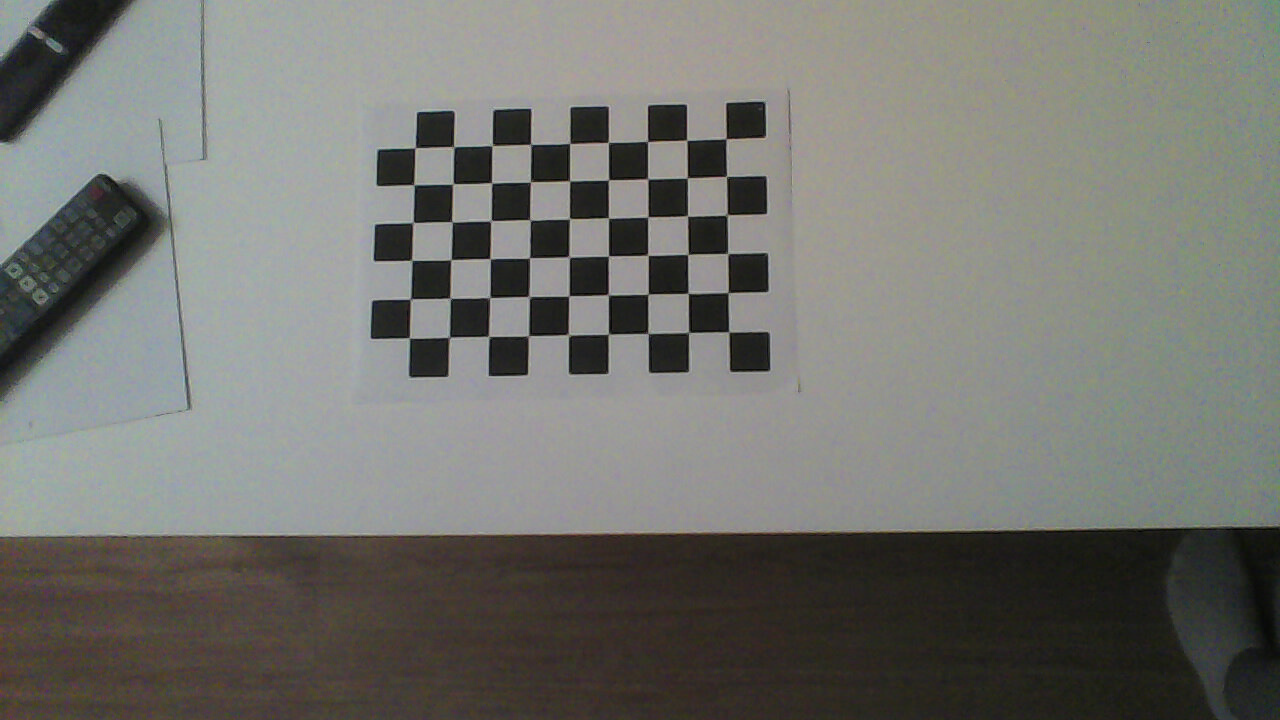
//> input picture 3DCoordsEstimation/calibrationImages/pattern1.jpg, 1280 x 720 px; its folder holds only this picture in this run
$ ./main   (built with g++ and OpenCV 4)
//> lines starting //> are read from the running program, lines starting //| are printed output that depends on the picture; after the words box and inside, x2 and y2 are one past the last pixel; in counts of white or black regions, pixels touching at a corner belong together
#include <iostream>
#include <vector>

#include <opencv2/calib3d.hpp>
#include <opencv2/core.hpp>
#include <opencv2/highgui.hpp>
#include <opencv2/imgproc.hpp>


struct IntrinsicsParams {
    double fovX{};
    double fovY{};
    double focalLength{};
    cv::Point2d principalPoint;
    double aspectRatio{};
};


int main() {
    /* CAMERA CALIBRATION */

    std::vector<cv::String> filenames;
    cv::glob("/home/tibor/Desktop/opencv-projects/3DCoordsEstimation/calibrationImages/*.jpg", filenames, false);

    cv::Size patternSize(10 - 1, 7 - 1);
    std::vector<std::vector<cv::Point2f>> foundChessboardCorners(filenames.size());
    std::vector<std::vector<cv::Point3f>> chessboardCorners3D;
    int checkerboard[2] = {10, 7};
    double fieldSize = 26.5;

    std::vector<cv::Point3f> worldPoints;
    for (int i = 1; i < checkerboard[1]; i++) {
        for (int j = 1; j < checkerboard[0]; j++) {
            worldPoints.emplace_back(j * fieldSize, i * fieldSize, 0);
        }
    }

    std::vector<cv::Point2f> imagePoints;

    std::size_t i = 0;
    for (const auto& filename: filenames) {
        std::cout << std::string(filename) << '\n';
        cv::Mat img = cv::imread(filenames[i]);
//> img is the input picture: 720 rows x 1280 cols, CV_8UC3; mean B, G, R 111.1, 116.3, 115.7

        cv::Mat imgGray;
        cv::cvtColor(img, imgGray, cv::COLOR_BGR2GRAY);
        int flags = cv::CALIB_CB_ADAPTIVE_THRESH + cv::CALIB_CB_NORMALIZE_IMAGE + cv::CALIB_CB_FAST_CHECK;
        bool patternFound = cv::findChessboardCorners(imgGray, patternSize, foundChessboardCorners[i], flags);
//> foundChessboardCorners = 1 point lists; patternFound = true

        if (patternFound) {
            cv::cornerSubPix(imgGray, foundChessboardCorners[i], cv::Size(11, 11), cv::Size(-1, -1),
                             cv::TermCriteria(cv::TermCriteria::EPS + cv::TermCriteria::MAX_ITER, 30, 0.1));
            chessboardCorners3D.push_back(worldPoints);
        }

        cv::drawChessboardCorners(img, patternSize, foundChessboardCorners[i], patternFound);
//> img: 720 rows x 1280 cols, CV_8UC3; 1.57% of pixels changed, all inside (x1, y1, x2, y2) = (403, 133, 736, 345)
        cv::imshow("Chessboard Detection", img);
        cv::waitKey();

        i++;
    }

    cv::Matx33f cameraMatrix(cv::Matx33f::eye());
    cv::Vec<float, 5> distortionCoefficients(0, 0, 0, 0, 0);

    std::vector<cv::Mat> rotationVectors;
    std::vector<cv::Mat> translationalVectors;

    std::vector<double> perViewError;

    int cameraCalibrationFlags = cv::CALIB_FIX_ASPECT_RATIO + cv::CALIB_FIX_K3 + cv::CALIB_ZERO_TANGENT_DIST
                                 + cv::CALIB_FIX_PRINCIPAL_POINT;

    cv::Size imageSize(1440, 1080);

    std::cout << "Calibrating..." << '\n';
    double error = cv::calibrateCamera(chessboardCorners3D, foundChessboardCorners, imageSize, cameraMatrix,
                                       distortionCoefficients, rotationVectors, translationalVectors,
                                       cameraCalibrationFlags);
//> cameraMatrix = [[278.2, 0, 719.5], [0, 278.2, 539.5], [0, 0, 1]]; distortionCoefficients = [0.00481, -0.000481, 0, 0, 0]; error = 0.253

    std::cout << "Reprojection error: " << error << "\nCamera Matrix: \t\n" << cameraMatrix
              << "Distortion Coefficients: \t\n" << distortionCoefficients
              << "\n\n";
//| Reprojection error: 0.252724
//| Camera Matrix:
//| [278.2243, 0, 719.5;
//|  0, 278.2243, 539.5;
//|  0, 0, 1]Distortion Coefficients:
//| [0.00480737, -0.000481424, 0, 0, 0]

    cv::Mat mapX;
    cv::Mat mapY;

    cv::initUndistortRectifyMap(cameraMatrix, distortionCoefficients, cv::Matx33f::eye(), cameraMatrix, imageSize,
                                CV_32FC1, mapX, mapY);

    for (const auto& filename: filenames) {
        std::cout << std::string(filename) << '\n';

        cv::Mat img = cv::imread(filename, cv::IMREAD_COLOR);
        cv::Mat imgUndistorted;

        cv::remap(img, imgUndistorted, mapX, mapY, cv::INTER_LINEAR);
        cv::imshow("Undistorted image", imgUndistorted);
        cv::waitKey();
    }


    /* EPIPOLAR LINES */

    cv::Mat sourceL = cv::imread("/home/tibor/Desktop/opencv-projects/EpipolarGeometry/sourceL.jpg");
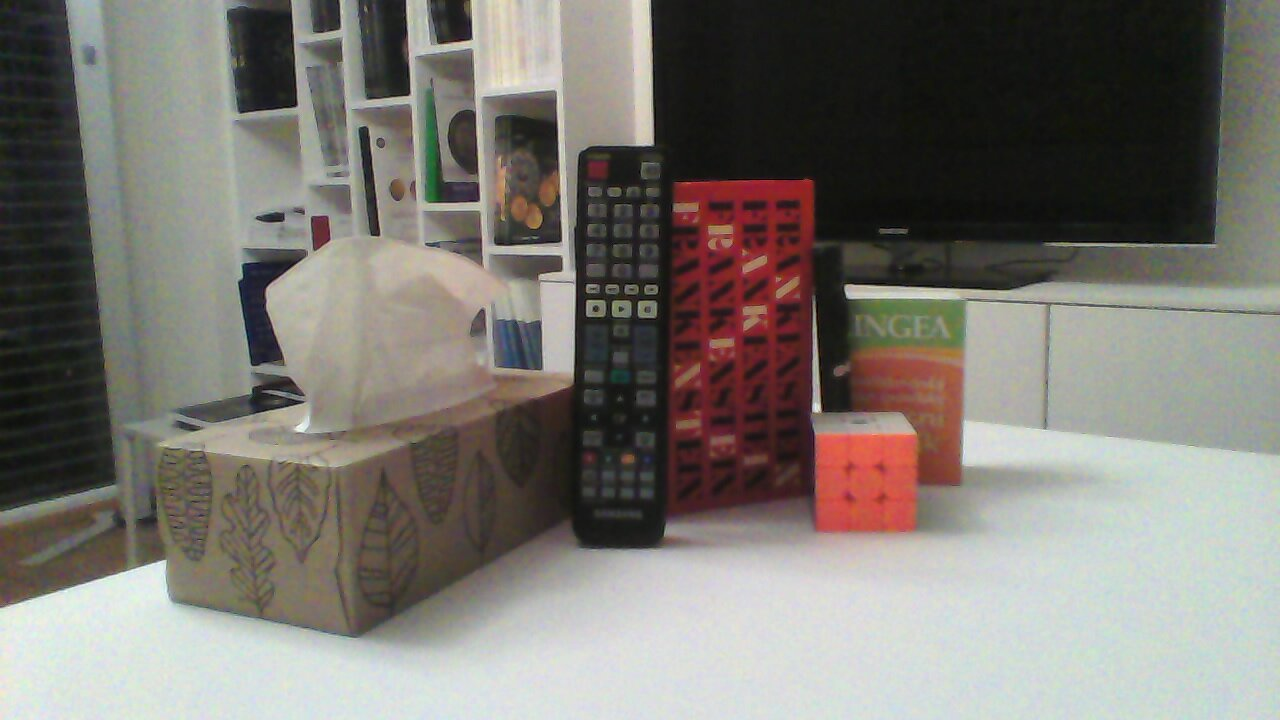
//> input picture EpipolarGeometry/sourceL.jpg, 1280 x 720 px
//> sourceL is the input picture: 720 rows x 1280 cols, CV_8UC3; mean B, G, R 113.1, 119.1, 123
    cv::Mat sourceR = cv::imread("/home/tibor/Desktop/opencv-projects/EpipolarGeometry/sourceR.jpg");
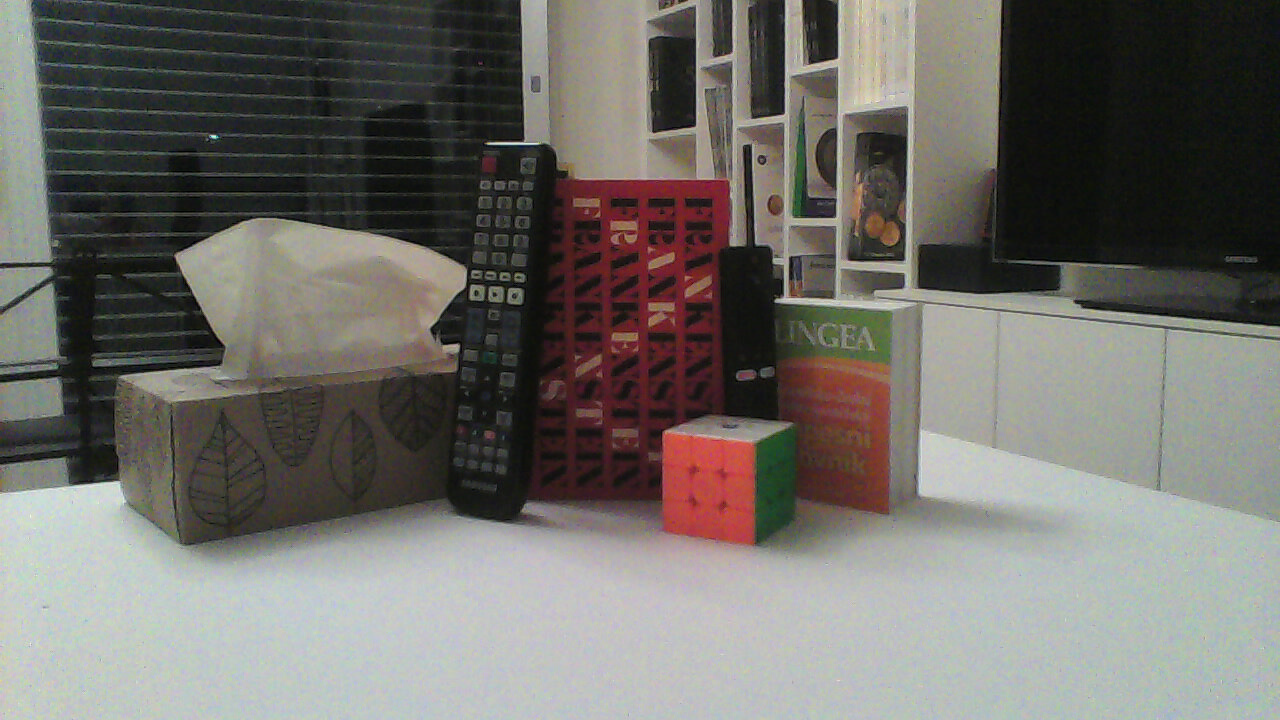
//> input picture EpipolarGeometry/sourceR.jpg, 1280 x 720 px
//> sourceR is the input picture: 720 rows x 1280 cols, CV_8UC3; mean B, G, R 105.2, 110.3, 112.6

    if (sourceL.empty() || sourceR.empty()) {
        std::cerr << "Error: Could not load the image." << '\n';
        return EXIT_FAILURE;
    }

    cv::Mat sourceLGray;
    cv::Mat sourceRGray;
    cv::cvtColor(sourceL, sourceLGray, cv::COLOR_BGR2GRAY);
    cv::cvtColor(sourceR, sourceRGray, cv::COLOR_BGR2GRAY);

    cv::Ptr<cv::SIFT> sift = cv::SIFT::create();

    std::vector<cv::KeyPoint> keypoints1;
    std::vector<cv::KeyPoint> keypoints2;
    cv::Mat destination1;
    cv::Mat destination2;

    sift->detectAndCompute(sourceL, cv::Mat(), keypoints1, destination1);
//> keypoints1 = 843 keypoints; strongest (x, y, size): (816, 407, 6.8), (853, 292, 11.3), (453, 19, 27.7), (643, 134, 16.9)
    sift->detectAndCompute(sourceR, cv::Mat(), keypoints2, destination2);
//> keypoints2 = 1636 keypoints; strongest (x, y, size): (214, 136, 3.2), (823, 40, 23.9), (455, 348, 6.3), (777, 301, 3.4)

    std::vector<std::vector<cv::DMatch>> matches;
    cv::Ptr<cv::flann::KDTreeIndexParams> indexParams = cv::makePtr<cv::flann::KDTreeIndexParams>();
    cv::Ptr<cv::flann::SearchParams> searchParams = cv::makePtr<cv::flann::SearchParams>(50);

    cv::Ptr<cv::FlannBasedMatcher> matcher = cv::makePtr<cv::FlannBasedMatcher>(indexParams, searchParams);
    matcher->knnMatch(destination1, destination2, matches, 2);
//> matches = 843 matches

    std::vector<cv::Point2f> points1;
    std::vector<cv::Point2f> points2;

    for (const auto& pair: matches) {
        if (pair[0].distance < pair[1].distance * 0.8) {
            points1.push_back(keypoints1[pair[0].queryIdx].pt);
            points2.push_back(keypoints2[pair[0].trainIdx].pt);
        }
    }
//> after the loop, points1 = 180 Points (x, y), first 12: [19.71, 603.9], [47.16, 595.6], [61.54, 9.64], [65.88, 590.8], [71.31, 111.1], [75.93, 586.9], [83.07, 585], [90.24, 56.82], [90.29, 88.12], [91.62, 292.9], [99.85, 577], [104.5, 578.9]; points2 = 180 Points (x, y), first 12: [996.2, 63.06], [995.9, 110], [835, 6.96], [996.2, 63.06], [32.36, 486.6], [996.2, 63.06], [996.2, 63.06], [535.4, 81.24], [864.5, 109.9], [884.8, 110.3], [32.36, 486.6], [996.2, 63.06]

    cv::Mat mask;
    cv::Mat fundamentalMatrix = cv::findFundamentalMat(points1, points2, cv::FM_LMEDS, 3, 0.99, mask);
//> mask = 180 values, max 1 at index 7, min 0 at index 0, mean 0.689; fundamentalMatrix = [[9.28e-05, 5.82e-05, -0.4], [-0.0015, 0.000844, 5.89], [0.407, -5.3, 1]]

    std::vector<cv::Point2f> filteredPoints1;
    std::vector<cv::Point2f> filteredPoints2;

    for (int i = 0; i < mask.rows; i++) {
        if (mask.at<uchar>(i) == 1) {
            filteredPoints1.push_back(points1[i]);
            filteredPoints2.push_back(points2[i]);
        }
    }
//> after the loop, filteredPoints1 = 124 Points (x, y), first 12: [90.24, 56.82], [99.85, 577], [237, 122], [291.7, 102], [293.7, 103.5], [303, 34.05], [306, 45.94], [327.5, 49.91], [328.8, 116.8], [332.6, 52.15], [352.1, 124.3], [352.1, 124.3]; filteredPoints2 = 124 Points (x, y), first 12: [535.4, 81.24], [32.36, 486.6], [651.4, 140.8], [691.7, 123.2], [691.7, 123.2], [703.8, 57.9], [796.1, 77.89], [722.4, 69.25], [719.6, 136.6], [723.4, 73.42], [737.1, 142.5], [737.1, 142.5]

    points1 = filteredPoints1;
//> points1 has the same summary as filteredPoints1
    points2 = filteredPoints2;
//> points2 has the same summary as filteredPoints2

    // Compute epilines
    std::vector<cv::Vec3f> epilinesSourceR, epilinesSourceL;
    cv::computeCorrespondEpilines(points1, 2, fundamentalMatrix, epilinesSourceR);
//> epilinesSourceR = 124 items, first 12: [0.06, -1, 56.95], [-0.09, -1, 695.3], [0.05, -1, 120.4], [0.05, -1, 93.09], [0.05, -1, 94.76], [0.07, -1, 15.25], [0.07, -1, 28.37], [0.07, -1, 31.22], [0.05, -1, 107.4], [0.07, -1, 33.35], [0.05, -1, 114.3], [0.05, -1, 114.3]
    cv::computeCorrespondEpilines(points2, 1, fundamentalMatrix, epilinesSourceL);
//> epilinesSourceL = 124 items, first 12: [-0.07, 1, -41], [-0.06, 1, -409.8], [-0.07, 1, -95.3], [-0.07, 1, -74.61], [-0.07, 1, -74.61], [-0.07, 1, -4], [-0.07, 1, -18.44], [-0.07, 1, -14.81], [-0.07, 1, -87.16], [-0.07, 1, -19.24], [-0.07, 1, -92.51], [-0.07, 1, -92.51]

    for (size_t i = 0; i < points1.size(); i++) {
        cv::Scalar color = cv::Scalar(rand() % 256, rand() % 256, rand() % 256);

        cv::line(sourceL, cv::Point(sourceR.cols, -epilinesSourceR[i][2] / epilinesSourceR[i][1]),
                 cv::Point(points1[i].x, points1[i].y), color, 1);
        cv::circle(sourceL, points1[i], 5, color, -1);

        cv::line(sourceR, cv::Point(0, -epilinesSourceL[i][2] / epilinesSourceL[i][1]),
                 cv::Point(points2[i].x, points2[i].y), color, 1);
        cv::circle(sourceR, points2[i], 5, color, -1);
    }
//> this loop made 124 passes
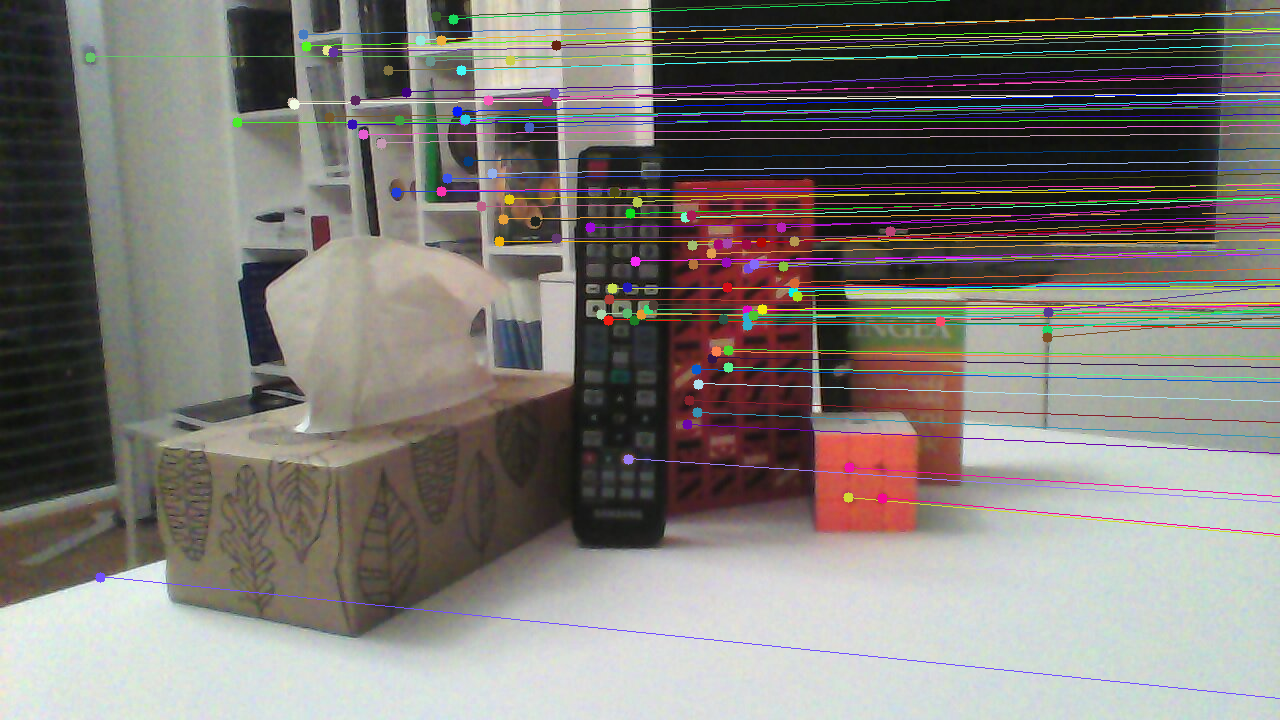
//> sourceL: 720 rows x 1280 cols, CV_8UC3; 7.34% of pixels changed, all inside (x1, y1, x2, y2) = (85, 0, 1280, 699)
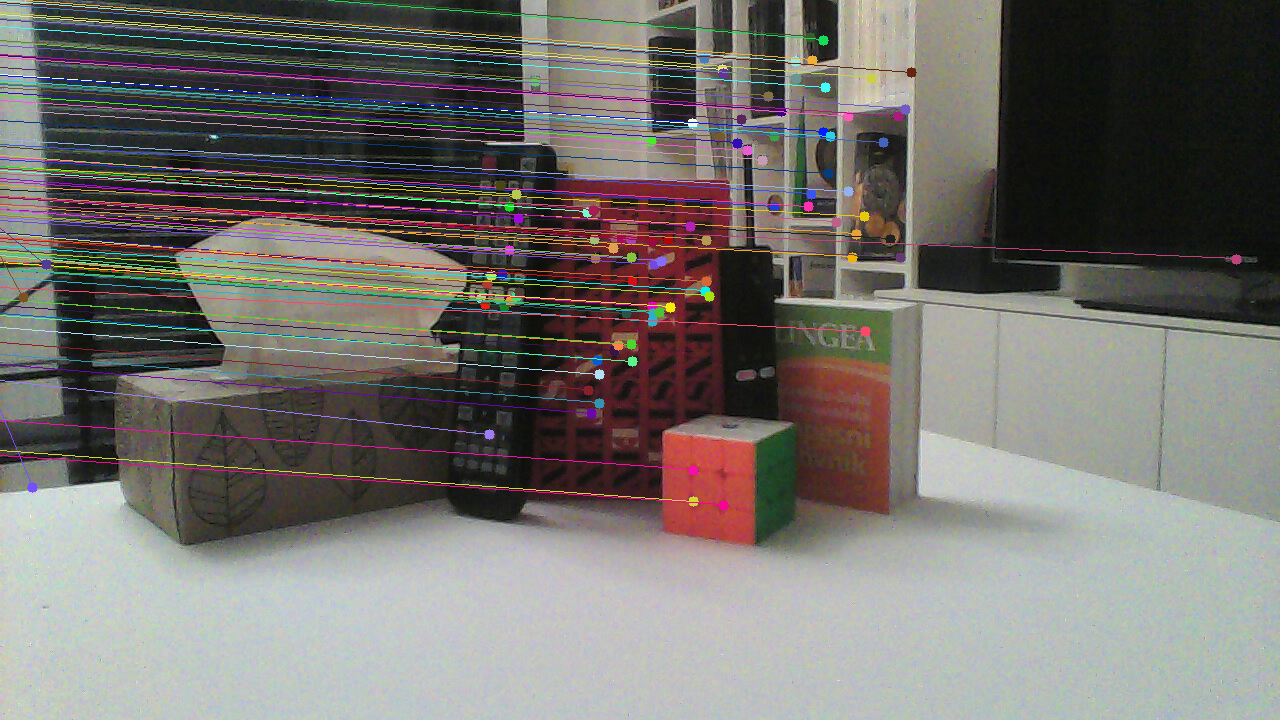
//> sourceR: 720 rows x 1280 cols, CV_8UC3; 6.96% of pixels changed, all inside (x1, y1, x2, y2) = (0, 0, 1242, 511)

    cv::imshow("L", sourceL);
    cv::imshow("R", sourceR);
    cv::waitKey();


    /* 3D RECONSTRUCTION */

    // getting the intrinsics parameters
    IntrinsicsParams intrinsicsParams;
    cv::calibrationMatrixValues(cameraMatrix, imageSize, 0, 0, intrinsicsParams.fovX, intrinsicsParams.fovY,
                                intrinsicsParams.focalLength, intrinsicsParams.principalPoint,
                                intrinsicsParams.aspectRatio);

    // getting the extrinsics parameters
    cv::Mat rotationMatrix;
    cv::Mat translationVector;
//> (the run ends here: the program crashes, at `cv::Rodrigues(rotationVectors[i], rotationMatrix);`)
